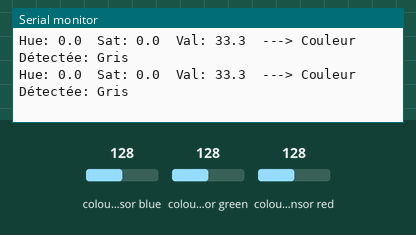
Simulated run of this sketch. Board: Arduino Leonardo, built with avr-gcc and run on an emulated ATmega32U4. Shown: the last lines printed to the serial monitor. Inputs (shaded band) come from the test bench; at power-on: colour sensor red 128, colour sensor blue 128, colour sensor green 128.

Above: at 13.1 s.
13.2 s: colour sensor red set to 22
At 13.8 s:
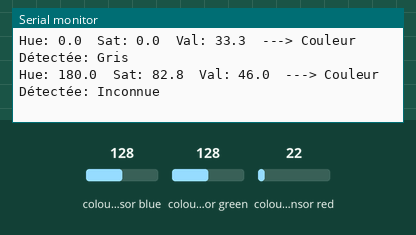
14.7 s: colour sensor red set to 17
At 15.5 s:
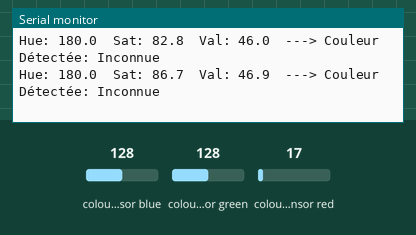

The sketch:

calibration_convoyeur.ino
```cpp
#include <Wire.h>
#include "Adafruit_TCS34725.h"

// --- PARAMÈTRES DE CONFIGURATION ---
// Tu peux ajuster ces valeurs si nécessaire
#define HUE_TOLERANCE 15             // Tolérance autour de la teinte apprise (en degrés, 10-20 est une bonne valeur)
#define SATURATION_THRESHOLD 20.0f   // Seuil de saturation pour distinguer une couleur d'un gris/blanc/noir (en %)

// --- VARIABLES GLOBALES POUR LA CALIBRATION ---
// Facteurs de correction pour la balance des blancs
float cal_R_factor = 1.0f;
float cal_G_factor = 1.0f;
float cal_B_factor = 1.0f;

// Teintes (Hue) de référence apprises pendant la calibration
float ref_hue_red = 0.0f;
float ref_hue_green = 120.0f;
float ref_hue_blue = 240.0f;
float ref_hue_yellow = 60.0f;

// Initialisation du capteur
Adafruit_TCS34725 tcs = Adafruit_TCS34725(TCS34725_INTEGRATIONTIME_50MS, TCS34725_GAIN_16X); // Gain 16X est un bon compromis


void setup() {
  Serial.begin(115200); // Utilise une vitesse de 115200 baud
  // Attends que le moniteur série soit ouvert (utile pour les Arduinos comme le Leonardo, mais ne nuit pas aux autres)
  while (!Serial) {
    delay(10);
  }

  Serial.println("\nColor Detection with Advanced Calibration (Serial Control)");

  if (tcs.begin()) {
    Serial.println("Found sensor");
  } else {
    Serial.println("No TCS34725 found ... check your connections");
    while (1);
  }

  // --- ROUTINE DE CALIBRATION INTERACTIVE ---
  Serial.println("\n--- CALIBRATION ---");
  Serial.println("Voulez-vous lancer la procédure de calibration ?");
  Serial.println("Envoyez 'o' ou 'oui' pour calibrer, ou attendez 5 secondes pour ignorer.");

  // Attend une entrée série ou un timeout de 5 secondes
  bool calibrationRequested = false;
  long startTime = millis();
  while (millis() - startTime < 5000) {
    if (Serial.available() > 0) {
      String input = Serial.readStringUntil('\n');
      input.trim();
      if (input.equalsIgnoreCase("o") || input.equalsIgnoreCase("oui")) {
        calibrationRequested = true;
      }
      break;
    }
  }

  if (calibrationRequested) {
    runCalibration(); // Lance la procédure de calibration complète
  } else {
    Serial.println("\nTimeout ou réponse négative, utilisation des valeurs de calibration par défaut.");
  }

  Serial.println("\nCalibration terminée. Démarrage de la détection de couleur...");
}


void loop() {
  // 1. Lire les données brutes du capteur
  uint16_t r_raw, g_raw, b_raw, c_raw;
  tcs.getRawData(&r_raw, &g_raw, &b_raw, &c_raw);

  // 2. Appliquer la correction de la balance des blancs
  float r_cal = r_raw * cal_R_factor;
  float g_cal = g_raw * cal_G_factor;
  float b_cal = b_raw * cal_B_factor;

  // 3. Normaliser les valeurs par la luminosité (Clear)
  float r_norm = (c_raw > 0) ? (float)r_cal / c_raw : 0;
  float g_norm = (c_raw > 0) ? (float)g_cal / c_raw : 0;
  float b_norm = (c_raw > 0) ? (float)b_cal / c_raw : 0;

  // 4. Convertir en HSV
  float hue, saturation, value;
  RgbToHsv(r_norm, g_norm, b_norm, hue, saturation, value);

  // 5. Identifier la couleur
  String detectedColor = identifyColor(hue, saturation, value);

  // 6. Afficher les résultats
  Serial.print("Hue: "); Serial.print(hue, 1);
  Serial.print("\tSat: "); Serial.print(saturation, 1);
  Serial.print("\tVal: "); Serial.print(value, 1);
  Serial.print("\t---> Couleur Détectée: "); Serial.println(detectedColor);

  delay(500);
}

// =========================================================================
// ==================== FONCTIONS DE CALIBRATION ===========================
// =========================================================================

void runCalibration() {
  // --- ÉTAPE 1: BALANCE DES BLANCS ---
  Serial.println("\n[ÉTAPE 1/5] Balance des Blancs");
  Serial.println("Placez une feuille de papier BLANCHE devant le capteur et envoyez 'ok' (ou autre chose) puis Entrée.");
  waitForSerialInput();

  uint16_t r_white, g_white, b_white, c_white;
  tcs.getRawData(&r_white, &g_white, &b_white, &c_white);

  // Calcule les facteurs de correction
  float max_val = max(r_white, max(g_white, b_white));
  cal_R_factor = (r_white > 0) ? max_val / r_white : 1.0f;
  cal_G_factor = (g_white > 0) ? max_val / g_white : 1.0f;
  cal_B_factor = (b_white > 0) ? max_val / b_white : 1.0f;

  Serial.println("Balance des blancs terminée.");
  delay(500);

  // --- ÉTAPES 2-5: APPRENTISSAGE DES COULEURS DE RÉFÉRENCE ---
  ref_hue_red = learnColorHue("ROUGE");
  ref_hue_green = learnColorHue("VERT");
  ref_hue_blue = learnColorHue("BLEU");
  ref_hue_yellow = learnColorHue("JAUNE");
}

float learnColorHue(String colorName) {
  Serial.println("\n[Apprentissage] Calibrage pour " + colorName);
  Serial.println("Placez un objet " + colorName + " devant le capteur et envoyez 'ok'.");
  waitForSerialInput();

  uint16_t r_raw, g_raw, b_raw, c_raw;
  tcs.getRawData(&r_raw, &g_raw, &b_raw, &c_raw);

  float r_cal = r_raw * cal_R_factor;
  float g_cal = g_raw * cal_G_factor;
  float b_cal = b_raw * cal_B_factor;

  float r_norm = (c_raw > 0) ? (float)r_cal / c_raw : 0;
  float g_norm = (c_raw > 0) ? (float)g_cal / c_raw : 0;
  float b_norm = (c_raw > 0) ? (float)b_cal / c_raw : 0;

  float hue, sat, val;
  RgbToHsv(r_norm, g_norm, b_norm, hue, sat, val);

  Serial.println(colorName + " appris avec une Teinte (Hue) de: " + String(hue));
  delay(500);
  return hue;
}

void waitForSerialInput() {
  // Vide le buffer série de tout résidu
  while(Serial.available() > 0) {
    Serial.read();
  }
  // Attend une nouvelle entrée de l'utilisateur
  while (Serial.available() == 0) {
    // Boucle d'attente
  }
}

// =========================================================================
// ==================== FONCTIONS DE DÉTECTION =============================
// =========================================================================

String identifyColor(float hue, float saturation, float value) {
  if (saturation < SATURATION_THRESHOLD) {
    if (value > 80.0f) return "Blanc";
    if (value < 10.0f) return "Noir";
    return "Gris";
  }
  if (isClose(hue, ref_hue_red, HUE_TOLERANCE)) return "Rouge";
  if (isClose(hue, ref_hue_green, HUE_TOLERANCE)) return "Vert";
  if (isClose(hue, ref_hue_blue, HUE_TOLERANCE)) return "Bleu";
  if (isClose(hue, ref_hue_yellow, HUE_TOLERANCE)) return "Jaune";
  return "Inconnue";
}

bool isClose(float hue, float ref_hue, float tolerance) {
  float diff = abs(hue - ref_hue);
  if (diff < tolerance) return true;
  float diff_wrap = 360.0f - diff;
  if (diff_wrap < tolerance) return true;
  return false;
}

// =========================================================================
// ============= FONCTION DE CONVERSION RGB vers HSV =======================
// =========================================================================

void RgbToHsv(float r, float g, float b, float &h, float &s, float &v) {
  float cmax = max(r, max(g, b));
  float cmin = min(r, min(g, b));
  float diff = cmax - cmin;

  if (cmax == cmin) { h = 0; }
  else if (cmax == r) { h = fmod(60 * ((g - b) / diff) + 360, 360); }
  else if (cmax == g) { h = fmod(60 * ((b - r) / diff) + 120, 360); }
  else if (cmax == b) { h = fmod(60 * ((r - g) / diff) + 240, 360); }

  s = (cmax == 0) ? 0 : (diff / cmax) * 100;
  v = cmax * 100;
}
```

Measured:
- after the input at 13.2 s, the serial monitor: prints a new line after 0.16 s (image 1)
- after the input at 14.7 s, the serial monitor: prints a new line after 0.32 s (image 2)
